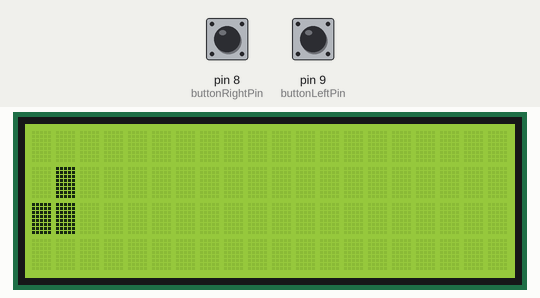
This sketch was run on a simulated Arduino Uno, built with avr-gcc and run on an emulated ATmega328P. Shown: 20×4 character LCD. Inputs (shaded band) come from the test bench; at power-on: pin 8 (buttonRightPin) HIGH, pin 9 (buttonLeftPin) HIGH. Random numbers use the default seed unless the sketch sets one; what the sketch prints to the serial monitor is not drawn.

Above: at 1.2 s.
1.3 s: pin 8 (buttonRightPin) pulled LOW for 0.55 s
At 2.07 s:
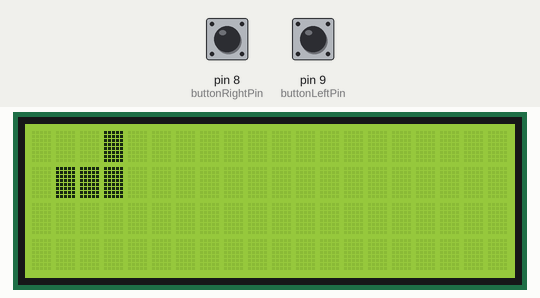
4.2 s: pin 9 (buttonLeftPin) pulled LOW for 0.55 s
At 5.16 s:
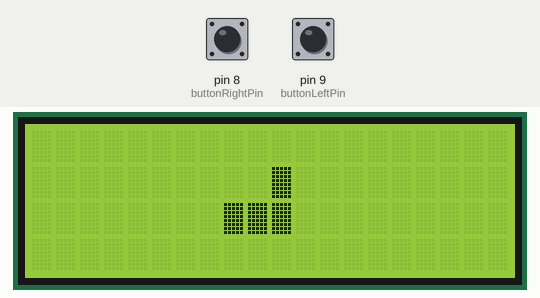
7.3 s: pin 8 (buttonRightPin) pulled LOW for 1 s
At 9.9 s:
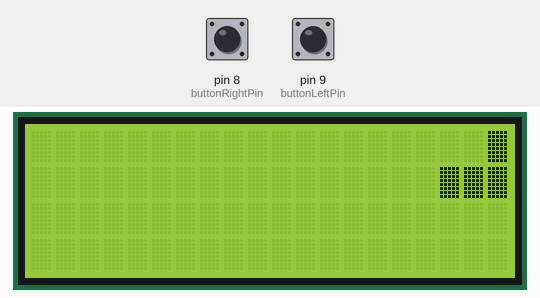
10.4 s: pin 9 (buttonLeftPin) pulled LOW for 1 s
At 11.23 s:
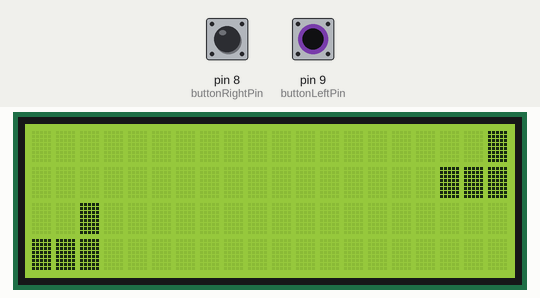
13.3 s: pin 8 (buttonRightPin) pulled LOW for 0.55 s
At 14.11 s:
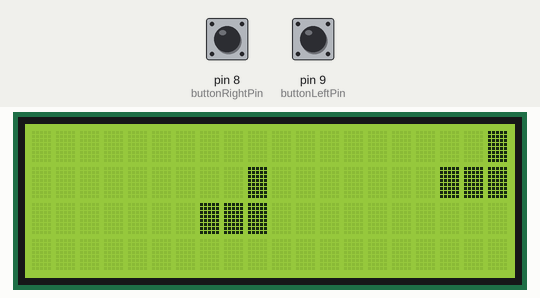
16.2 s: pin 9 (buttonLeftPin) pulled LOW for 0.55 s
At 18.6 s:
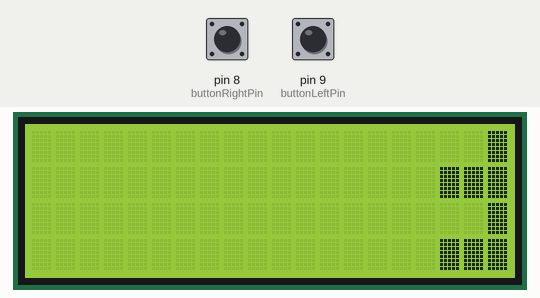
Timing chart, 0 to 20.1 s (numbered marks = the images above; inputs shaded):
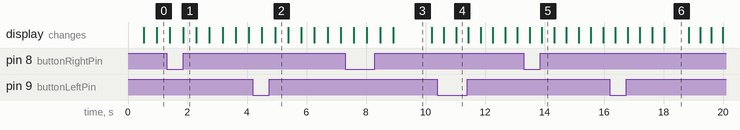

Measured:
- what the display in image 1 shows lasts 0.4 s, from 1.9 s to 2.3 s
- what the display in image 3 shows lasts 1.3 s, from 8.9 s to 10.2 s
- what the display in image 6 shows lasts 0.8 s, from 18.0 s to 18.8 s

The sketch:

Tetris.ino
```cpp
#include <LiquidCrystal.h>

LiquidCrystal lcd(12, 11, 5, 4, 3, 2);

//global game board - 4 extra rows for max piece size to be spawned outside of the board
int tetris[24][4];
int i;
int j;
int currentPiece[8] = {0,0,0,0,0,0,0,0};
int newPiece[8] = {0,0,0,0,0,0,0,0};
int motion[8] = {1,0,1,0,1,0,1,0};
int currentPieceBoolean = 0;
int stick[8] = {0,1,1,1,2,1,3,1};
int sqre[8] = {0,1,1,1,0,2,1,2};
int L[8] = {0,2,1,2,2,2,2,1};
int Z[8] = {0,1,1,1,1,2,2,2};
int randomY[8] = {0,1,0,1,0,1,0,1};
int count = 0;

const int buttonLeftPin = 9;
int buttonLeft = 0;
const int buttonRightPin = 8;
int buttonRight = 0;


void generatePiece(){
  int m = random(0,3);
  int c;
  switch( m ){
    case 0:
      //stick along 2nd long column
      memcpy( currentPiece, stick, sizeof(stick) );
    break;
    case 1:
      //square in centre
      memcpy( currentPiece, sqre, sizeof(sqre) );
    break;
    case 2:
      //L shape along 3rd long column
      memcpy( currentPiece, L, sizeof(L) );
    break;
    case 3:
      //Zalong 2nd long column
      memcpy( currentPiece, Z, sizeof(Z) );
    break;
  }
  //move it up or down randomly
  m = random(-1,2);
  for(c=0;c<8;c++){
    currentPiece[c] = currentPiece[c] + m*randomY[c];
  }
}


void updateCurrentPiece(int vector[], int dir){
  int n;
  int k;
  //create new piece - don't know if this totally works
  for(n=0;n<8;n++){
    k = currentPiece[n] + dir*vector[n];
    //check limits of motion
    if( n%2 == 1 ){
      if(k >=0 && k<4){
        newPiece[n] = k;
      }
      else{
        //limit exceeded, return before updating anymore
        return;
      }
    }
    else{
      newPiece[n] = currentPiece[n] + dir*vector[n];
    }
  }

  //clear current piece from tetris array
  for(n=0;n<8;n++){
    tetris[ currentPiece[n] ][ currentPiece[n+1] ] = 0;
    //because of data structure choice need to increment by 2 with n
    n++;
  }

  //check newPiece against current tetris array
  for(n=0;n<8;n++){
    //if its reached the end of the LCD
    if(newPiece[n] > 23){
      currentPieceBoolean = 0;
      for(n=0;n<8;n++){
        tetris[ currentPiece[n] ][ currentPiece[n+1] ] = 1;
        //because of data structure choice need to increment by 2 with n
        n++;
      }
      return;
    }
    //if its collided with another element
    if( tetris[ newPiece[n] ][ newPiece[n+1] ] > 0 ){
        currentPieceBoolean = 0;
        for(n=0;n<8;n++){
        tetris[ currentPiece[n] ][ currentPiece[n+1] ] = 1;
          //because of data structure choice need to increment by 2 with n
          n++;
        }
        return;
    }
    //because of data structure choice need to increment by 2 with n
    n++;
  }

  //check against tetris array is complete successfully
  //reset elements in tetris array
  //all newPiece locations to 1
  for(n=0;n<8;n++){
    tetris[ newPiece[n] ][ newPiece[n+1] ] = 1;
    //because of data structure choice need to increment by 2 with n
    n++;
  }

  //copy contents of newPiece to current to complete update
  memcpy(currentPiece, newPiece , sizeof(newPiece) );
}


void checkGame(){
  //understanding of tetris?
  //if there is any cell which has another cell at a lower position (x) than it that is not part of currentPiece
  //then it can't be filled and the game is over
  int c;
  int d;
  int e;
  int f,g;
  int flag = 1;
  int check;
  for(d=0;d<4;d++){
//    reset check for that row
    check = 0;
    for(c=23;c>=10;c--){
      //if empty cell, need to check there isn't a full one below it
      if( tetris[c][d] == 0 ){
        //row a point has been found infront of the other piece
        check = 1;
      }

      if( (check == 1) && (tetris[c][d] == 1) ){

        //check it isn't part of currentPiece

        for(e=0;e<8;e++){
          if( (c == currentPiece[e]) && (d == currentPiece[e+1]) ){
            flag = 0;
          e++;
          }
        }

        if(flag == 1){
          //clear board
            for(f=0;f<24;f++){
              for(g=0;g<4;g++){
                tetris[f][g] = 0;
              }
            }
            lcd.print("Game Over");
            count = 0;
            delay(1000);
            return;
        }
      }
    }
  }
}


void refreshLCD(){
  for(i=4;i<24;i++){
    for(j=0;j<4;j++){
      if(tetris[i][j] == 1){
        lcd.setCursor(i-4,j);
        lcd.write( byte(0) );
      }
      else{
        lcd.setCursor(i-4,j);
        lcd.write( byte(1) );
      }
    }
  }
}

void setup() {
  byte block[8] = {
      B11111,
      B11111,
      B11111,
      B11111,
      B11111,
      B11111,
      B11111,
      B11111
   };

   byte nothing[8] = {
      B00000,
      B00000,
      B00000,
      B00000,
      B00000,
      B00000,
      B00000,
      B00000
   };
  lcd.createChar(0, block);
  lcd.createChar(1, nothing);
  lcd.begin(20, 4);
  Serial.begin(9600);
  randomSeed(analogRead(0));
  pinMode(buttonLeftPin, INPUT);
  pinMode(buttonRightPin, INPUT);
}

void loop() {
  if( currentPieceBoolean == 0 ){;
    generatePiece();
    currentPieceBoolean = 1;
    count = count + 30;
    if(count > 400){
      lcd.print("YOU WIN!!");
      delay(2000);
    }
  }
  updateCurrentPiece(motion, 1);
  checkGame();
  refreshLCD();
  //respond to user inputs
  //dynamically alter wait time before next piece is added or number of iterations?
  //how to interupt for a user input? or loop so quick who cares?
  buttonLeft = digitalRead(buttonLeftPin);
  buttonRight = digitalRead(buttonRightPin);
  Serial.print(buttonRight);
  Serial.print(buttonLeft);
  if(buttonLeft == LOW){
    Serial.print('\n');
    Serial.print("1");
    updateCurrentPiece( randomY, 1);
  }
  if(buttonRight == LOW ){
    Serial.print('\n');
    Serial.print("0");
    updateCurrentPiece( randomY, -1);
  }

  delay(450-count);
}


//how to serial print...
//started printing letters? idekwtf
//  Serial.print('\n');
//  for(i=0;i<8;i++){
//    Serial.print(currentPiece[i]);
//  }
```
